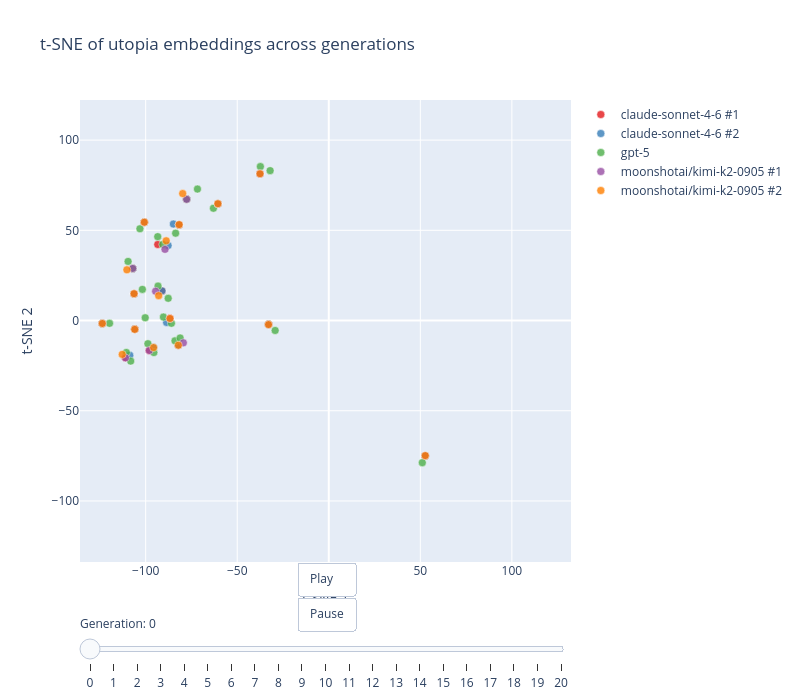

Write notebook code for a chart like this one.
### Code cell
# t-sne of embedding space of utopias over time, with one color per model and animation over time (t-sne happens for all documents of all generations before we select)
from sklearn.manifold import TSNE
import plotly.graph_objects as go
import numpy as np

# Compute t-SNE on ALL documents across all generations at once
all_embeddings = np.array([doc['embedding'] for doc in docs])
tsne = TSNE(n_components=2, random_state=42, perplexity=min(30, len(docs) - 1))
coords_2d = tsne.fit_transform(all_embeddings)

# Attach coords back to docs
for i, doc in enumerate(docs):
    doc['tsne_x'] = coords_2d[i, 0]
    doc['tsne_y'] = coords_2d[i, 1]

# Consistent axis ranges
x_min, x_max = coords_2d[:, 0].min(), coords_2d[:, 0].max()
y_min, y_max = coords_2d[:, 1].min(), coords_2d[:, 1].max()
pad_x = (x_max - x_min) * 0.05
pad_y = (y_max - y_min) * 0.05

runs = sorted(list(set(doc['run'] for doc in docs)))
generations = sorted(list(set(doc['generation'] for doc in docs)))

import plotly.express as px
colors = px.colors.qualitative.Set1
run_colors = {run: colors[i % len(colors)] for i, run in enumerate(runs)}

def make_traces(gen, show_legend=True):
    traces = []
    for run in runs:
        gen_docs = [d for d in docs if d['run'] == run and d['generation'] == gen]
        if not gen_docs:
            traces.append(go.Scatter(x=[], y=[], mode='markers', name=run_labels[run],
                                     marker=dict(color=run_colors[run]), showlegend=show_legend))
            continue
        traces.append(go.Scatter(
            x=[d['tsne_x'] for d in gen_docs],
            y=[d['tsne_y'] for d in gen_docs],
            mode='markers',
            name=run_labels[run],
            marker=dict(color=run_colors[run], size=8, opacity=0.8,
                        line=dict(width=0.5, color='white')),
            text=[f"{run_labels[run]}<br>Gen {gen}" for _ in gen_docs],
            hovertemplate='%{text}<extra></extra>',
            showlegend=show_legend,
        ))
    return traces

frames = [go.Frame(data=make_traces(gen, show_legend=False), name=str(gen)) for gen in generations]

fig = go.Figure(
    data=make_traces(generations[0]),
    frames=frames,
    layout=go.Layout(
        title='t-SNE of utopia embeddings across generations',
        width=800, height=700,
        xaxis=dict(range=[x_min - pad_x, x_max + pad_x], title='t-SNE 1'),
        yaxis=dict(range=[y_min - pad_y, y_max + pad_y], title='t-SNE 2'),
        sliders=[{
            'steps': [{'args': [[str(gen)], {'frame': {'duration': 300, 'redraw': True}, 'mode': 'immediate'}],
                       'label': str(gen), 'method': 'animate'} for gen in generations],
            'currentvalue': {'prefix': 'Generation: '},
            'pad': {'t': 50}
        }],
        updatemenus=[{
            'type': 'buttons', 'showactive': False, 'y': 0, 'x': 0.5, 'xanchor': 'center',
            'buttons': [
                {'label': 'Play', 'method': 'animate',
                 'args': [None, {'frame': {'duration': 500, 'redraw': True}, 'fromcurrent': True}]},
                {'label': 'Pause', 'method': 'animate',
                 'args': [[None], {'frame': {'duration': 0, 'redraw': True}, 'mode': 'immediate'}]}
            ]
        }]
    )
)
fig.show()

### Figure 1 — Plotly figure (JSON) as saved in the notebook; plotly's stock layout.template omitted (floating-point values rounded to 4 significant figures)
{"data": [{"hovertemplate": "%{text}<extra></extra>", "marker": {"color": "rgb(228,26,28)", "line": {"color": "white", "width": 0.5}, "opacity": 0.8, "size": 8}, "mode": "markers", "name": "claude-sonnet-4-6 #1", "showlegend": true, "text": ["claude-sonnet-4-6 #1<br>Gen 0", "claude-sonnet-4-6 #1<br>Gen 0", "claude-sonnet-4-6 #1<br>Gen 0", "claude-sonnet-4-6 #1<br>Gen 0", "claude-sonnet-4-6 #1<br>Gen 0", "claude-sonnet-4-6 #1<br>Gen 0", "claude-sonnet-4-6 #1<br>Gen 0", "claude-sonnet-4-6 #1<br>Gen 0", "claude-sonnet-4-6 #1<br>Gen 0", "claude-sonnet-4-6 #1<br>Gen 0", "claude-sonnet-4-6 #1<br>Gen 0", "claude-sonnet-4-6 #1<br>Gen 0", "claude-sonnet-4-6 #1<br>Gen 0", "claude-sonnet-4-6 #1<br>Gen 0", "claude-sonnet-4-6 #1<br>Gen 0", "claude-sonnet-4-6 #1<br>Gen 0", "claude-sonnet-4-6 #1<br>Gen 0"], "type": "scatter", "x": [-100.7, 52.7, -106.3, -37.55, -82.17, -77.62, -81.74, -106.0, -86.72, -32.9, -107.0, -98.03, -111.0, -123.7, -91.09, -60.56, -93.4], "y": [54.49, -74.89, 14.87, 81.34, -13.68, 67.2, 53.14, -4.888, 1.134, -2.253, 28.87, -16.59, -20.69, -1.632, 16.43, 64.73, 42.15]}, {"hovertemplate": "%{text}<extra></extra>", "marker": {"color": "rgb(55,126,184)", "line": {"color": "white", "width": 0.5}, "opacity": 0.8, "size": 8}, "mode": "markers", "name": "claude-sonnet-4-6 #2", "showlegend": true, "text": ["claude-sonnet-4-6 #2<br>Gen 0", "claude-sonnet-4-6 #2<br>Gen 0", "claude-sonnet-4-6 #2<br>Gen 0", "claude-sonnet-4-6 #2<br>Gen 0", "claude-sonnet-4-6 #2<br>Gen 0", "claude-sonnet-4-6 #2<br>Gen 0", "claude-sonnet-4-6 #2<br>Gen 0", "claude-sonnet-4-6 #2<br>Gen 0", "claude-sonnet-4-6 #2<br>Gen 0", "claude-sonnet-4-6 #2<br>Gen 0", "claude-sonnet-4-6 #2<br>Gen 0", "claude-sonnet-4-6 #2<br>Gen 0", "claude-sonnet-4-6 #2<br>Gen 0", "claude-sonnet-4-6 #2<br>Gen 0", "claude-sonnet-4-6 #2<br>Gen 0", "claude-sonnet-4-6 #2<br>Gen 0", "claude-sonnet-4-6 #2<br>Gen 0"], "type": "scatter", "x": [-100.7, 52.7, -106.3, -37.55, -82.17, -77.62, -84.88, -106.0, -88.58, -32.9, -107.0, -95.68, -108.7, -123.7, -91.09, -60.56, -87.75], "y": [54.49, -74.89, 14.87, 81.34, -13.68, 67.2, 53.48, -4.888, -1.059, -2.253, 28.87, -14.99, -19.24, -1.632, 16.43, 64.73, 41.54]}, {"hovertemplate": "%{text}<extra></extra>", "marker": {"color": "rgb(77,175,74)", "line": {"color": "white", "width": 0.5}, "opacity": 0.8, "size": 8}, "mode": "markers", "name": "gpt-5", "showlegend": true, "text": ["gpt-5<br>Gen 0", "gpt-5<br>Gen 0", "gpt-5<br>Gen 0", "gpt-5<br>Gen 0", "gpt-5<br>Gen 0", "gpt-5<br>Gen 0", "gpt-5<br>Gen 0", "gpt-5<br>Gen 0", "gpt-5<br>Gen 0", "gpt-5<br>Gen 0", "gpt-5<br>Gen 0", "gpt-5<br>Gen 0", "gpt-5<br>Gen 0", "gpt-5<br>Gen 0", "gpt-5<br>Gen 0", "gpt-5<br>Gen 0", "gpt-5<br>Gen 0", "gpt-5<br>Gen 0", "gpt-5<br>Gen 0", "gpt-5<br>Gen 0", "gpt-5<br>Gen 0", "gpt-5<br>Gen 0", "gpt-5<br>Gen 0", "gpt-5<br>Gen 0", "gpt-5<br>Gen 0", "gpt-5<br>Gen 0", "gpt-5<br>Gen 0", "gpt-5<br>Gen 0", "gpt-5<br>Gen 0", "gpt-5<br>Gen 0", "gpt-5<br>Gen 0", "gpt-5<br>Gen 0", "gpt-5<br>Gen 0", "gpt-5<br>Gen 0"], "type": "scatter", "x": [-100.7, 52.7, -106.3, -37.36, -100.3, -83.99, -77.62, -71.72, -81.74, -106.0, -29.29, -85.94, -32.9, -107.0, -95.53, -63.0, -110.6, -123.7, -93.25, -98.78, -108.2, -103.1, -101.8, -90.31, -93.42, -109.6, -83.64, -81.19, 51.08, -32.04, -60.56, -87.7, -90.66, -119.7], "y": [54.49, -74.89, 14.87, 85.33, 1.532, -11.25, 67.2, 72.88, 53.14, -4.888, -5.511, -1.529, -2.253, 28.87, -17.75, 62.23, -17.7, -1.632, 19.09, -12.84, -22.5, 50.85, 17.26, 1.928, 46.5, 32.76, 48.41, -9.677, -78.78, 83.09, 64.73, 12.33, 42.2, -1.542]}, {"hovertemplate": "%{text}<extra></extra>", "marker": {"color": "rgb(152,78,163)", "line": {"color": "white", "width": 0.5}, "opacity": 0.8, "size": 8}, "mode": "markers", "name": "moonshotai/kimi-k2-0905 #1", "showlegend": true, "text": ["moonshotai/kimi-k2-0905 #1<br>Gen 0", "moonshotai/kimi-k2-0905 #1<br>Gen 0", "moonshotai/kimi-k2-0905 #1<br>Gen 0", "moonshotai/kimi-k2-0905 #1<br>Gen 0", "moonshotai/kimi-k2-0905 #1<br>Gen 0", "moonshotai/kimi-k2-0905 #1<br>Gen 0", "moonshotai/kimi-k2-0905 #1<br>Gen 0", "moonshotai/kimi-k2-0905 #1<br>Gen 0", "moonshotai/kimi-k2-0905 #1<br>Gen 0", "moonshotai/kimi-k2-0905 #1<br>Gen 0", "moonshotai/kimi-k2-0905 #1<br>Gen 0", "moonshotai/kimi-k2-0905 #1<br>Gen 0", "moonshotai/kimi-k2-0905 #1<br>Gen 0", "moonshotai/kimi-k2-0905 #1<br>Gen 0", "moonshotai/kimi-k2-0905 #1<br>Gen 0", "moonshotai/kimi-k2-0905 #1<br>Gen 0", "moonshotai/kimi-k2-0905 #1<br>Gen 0"], "type": "scatter", "x": [-100.7, 52.7, -106.3, -37.55, -79.42, -77.62, -81.74, -106.0, -86.72, -32.9, -107.0, -98.03, -111.0, -123.7, -94.57, -60.56, -89.45], "y": [54.49, -74.89, 14.87, 81.34, -12.37, 67.2, 53.14, -4.888, 1.134, -2.253, 28.87, -16.59, -20.69, -1.632, 16.23, 64.73, 39.44]}, {"hovertemplate": "%{text}<extra></extra>", "marker": {"color": "rgb(255,127,0)", "line": {"color": "white", "width": 0.5}, "opacity": 0.8, "size": 8}, "mode": "markers", "name": "moonshotai/kimi-k2-0905 #2", "showlegend": true, "text": ["moonshotai/kimi-k2-0905 #2<br>Gen 0", "moonshotai/kimi-k2-0905 #2<br>Gen 0", "moonshotai/kimi-k2-0905 #2<br>Gen 0", "moonshotai/kimi-k2-0905 #2<br>Gen 0", "moonshotai/kimi-k2-0905 #2<br>Gen 0", "moonshotai/kimi-k2-0905 #2<br>Gen 0", "moonshotai/kimi-k2-0905 #2<br>Gen 0", "moonshotai/kimi-k2-0905 #2<br>Gen 0", "moonshotai/kimi-k2-0905 #2<br>Gen 0", "moonshotai/kimi-k2-0905 #2<br>Gen 0", "moonshotai/kimi-k2-0905 #2<br>Gen 0", "moonshotai/kimi-k2-0905 #2<br>Gen 0", "moonshotai/kimi-k2-0905 #2<br>Gen 0", "moonshotai/kimi-k2-0905 #2<br>Gen 0", "moonshotai/kimi-k2-0905 #2<br>Gen 0", "moonshotai/kimi-k2-0905 #2<br>Gen 0", "moonshotai/kimi-k2-0905 #2<br>Gen 0"], "type": "scatter", "x": [-100.7, 52.7, -106.3, -37.55, -82.17, -79.79, -81.74, -106.0, -86.72, -32.9, -110.2, -95.68, -112.8, -123.7, -92.91, -60.56, -88.8], "y": [54.49, -74.89, 14.87, 81.34, -13.68, 70.37, 53.14, -4.888, 1.134, -2.253, 28.11, -14.99, -18.78, -1.632, 13.8, 64.73, 44.18]}], "layout": {"height": 700, "sliders": [{"currentvalue": {"prefix": "Generation: "}, "pad": {"t": 50}, "steps": [{"args": [["0"], {"frame": {"duration": 300, "redraw": true}, "mode": "immediate"}], "label": "0", "method": "animate"}, {"args": [["1"], {"frame": {"duration": 300, "redraw": true}, "mode": "immediate"}], "label": "1", "method": "animate"}, {"args": [["2"], {"frame": {"duration": 300, "redraw": true}, "mode": "immediate"}], "label": "2", "method": "animate"}, {"args": [["3"], {"frame": {"duration": 300, "redraw": true}, "mode": "immediate"}], "label": "3", "method": "animate"}, {"args": [["4"], {"frame": {"duration": 300, "redraw": true}, "mode": "immediate"}], "label": "4", "method": "animate"}, {"args": [["5"], {"frame": {"duration": 300, "redraw": true}, "mode": "immediate"}], "label": "5", "method": "animate"}, {"args": [["6"], {"frame": {"duration": 300, "redraw": true}, "mode": "immediate"}], "label": "6", "method": "animate"}, {"args": [["7"], {"frame": {"duration": 300, "redraw": true}, "mode": "immediate"}], "label": "7", "method": "animate"}, {"args": [["8"], {"frame": {"duration": 300, "redraw": true}, "mode": "immediate"}], "label": "8", "method": "animate"}, {"args": [["9"], {"frame": {"duration": 300, "redraw": true}, "mode": "immediate"}], "label": "9", "method": "animate"}, {"args": [["10"], {"frame": {"duration": 300, "redraw": true}, "mode": "immediate"}], "label": "10", "method": "animate"}, {"args": [["11"], {"frame": {"duration": 300, "redraw": true}, "mode": "immediate"}], "label": "11", "method": "animate"}, {"args": [["12"], {"frame": {"duration": 300, "redraw": true}, "mode": "immediate"}], "label": "12", "method": "animate"}, {"args": [["13"], {"frame": {"duration": 300, "redraw": true}, "mode": "immediate"}], "label": "13", "method": "animate"}, {"args": [["14"], {"frame": {"duration": 300, "redraw": true}, "mode": "immediate"}], "label": "14", "method": "animate"}, {"args": [["15"], {"frame": {"duration": 300, "redraw": true}, "mode": "immediate"}], "label": "15", "method": "animate"}, {"args": [["16"], {"frame": {"duration": 300, "redraw": true}, "mode": "immediate"}], "label": "16", "method": "animate"}, {"args": [["17"], {"frame": {"duration": 300, "redraw": true}, "mode": "immediate"}], "label": "17", "method": "animate"}, {"args": [["18"], {"frame": {"duration": 300, "redraw": true}, "mode": "immediate"}], "label": "18", "method": "animate"}, {"args": [["19"], {"frame": {"duration": 300, "redraw": true}, "mode": "immediate"}], "label": "19", "method": "animate"}, {"args": [["20"], {"frame": {"duration": 300, "redraw": true}, "mode": "immediate"}], "label": "20", "method": "animate"}]}], "title": {"text": "t-SNE of utopia embeddings across generations"}, "updatemenus": [{"buttons": [{"args": [null, {"frame": {"duration": 500, "redraw": true}, "fromcurrent": true}], "label": "Play", "method": "animate"}, {"args": [[null], {"frame": {"duration": 0, "redraw": true}, "mode": "immediate"}], "label": "Pause", "method": "animate"}], "showactive": false, "type": "buttons", "x": 0.5, "xanchor": "center", "y": 0}], "width": 800, "xaxis": {"range": [-135.9, 132.3], "title": {"text": "t-SNE 1"}}, "yaxis": {"range": [-133.8, 122.2], "title": {"text": "t-SNE 2"}}}}
